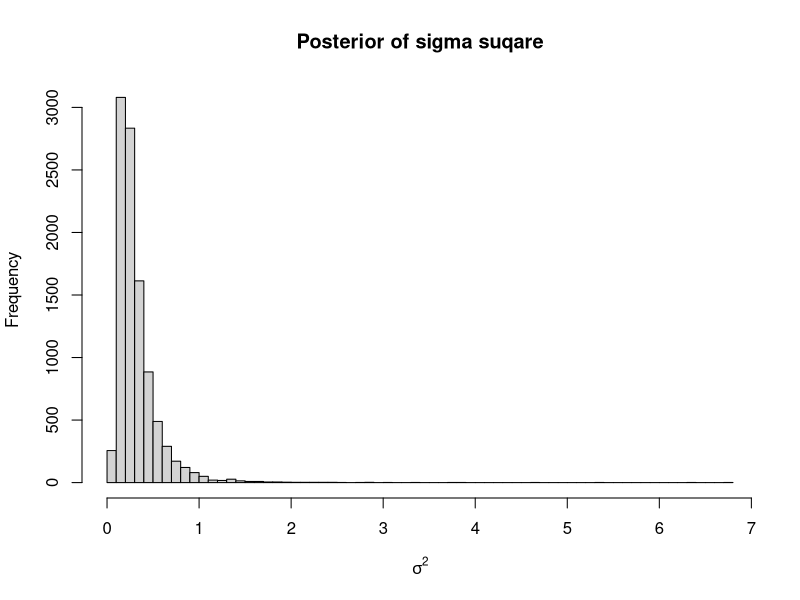

The R source for this figure:
library(bayestestR)
#(a)
y <- c(22,33,31,49,65,17,24)
mu <- 3.65
n <- length(y)
#calculate tau square
tauSquare <- sum((log(y)-mu)^2)/n

set.seed(12345)

samples <- (n*tauSquare)/rchisq(10000,df=n)
hist(samples,breaks = 50,main = "Posterior of sigma suqare",xlab = expression(sigma^2))

#(b)
sigma_samples <- sqrt(samples)
G <- 2*pnorm(sigma_samples/(sqrt(2)))-1

#(c)
mean_G <- mean(G)
sd_G <- sd(G)
lower_bound <- mean_G-1.96*sd_G
upper_bound <- mean_G+1.96*sd_G
cat("The Bayesian 95% cedible interval for G is [", lower_bound,upper_bound,"]","\n")

#(d)
HPDI <- hdi(G,ci=0.95)
cat("The Bayesian 95% highest posterior density interval for G is [",HPDI[[2]],HPDI[[3]],"]","\n")
